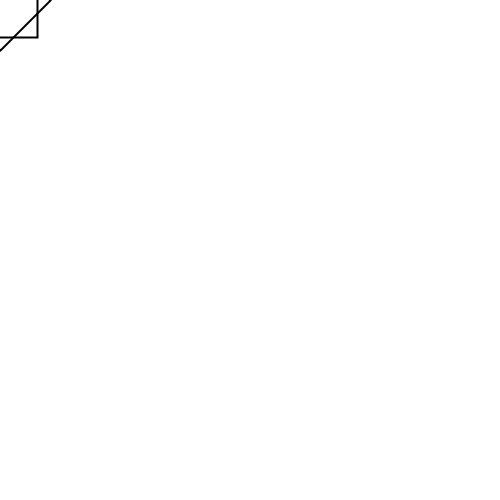
Frame 1 (no input)
Frame 60 (the mouse pressed at the canvas centre just before this capture): identical to frame 1, image omitted
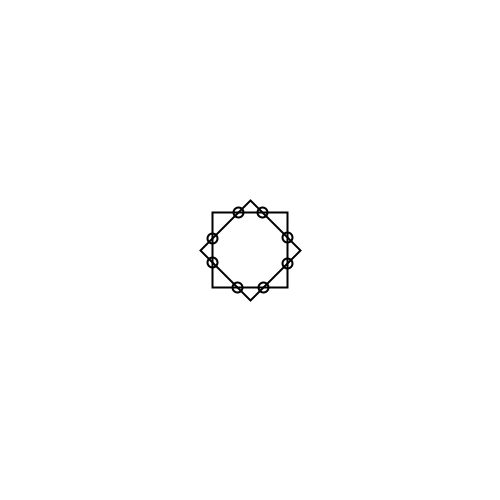
Frame 120 (the mouse held since frame 60 and released just before this capture)

The Processing sketch that drew these frames (run headless with seeded random() and noise(); from frame 60 on, the mouse is pressed at the canvas centre):

// Processing sketch: processing_27057
// ── processing_27057.pde

float[] rectangle = new float[width];


void setup(){
  size (500,500);
  background (255);
  smooth();
  
}

void draw() {
  if (mousePressed) {
   
  }
  strokeWeight(2);
  noFill();
  background(255);
  rectMode(CENTER);
  rect(mouseX, mouseY, 75, 75);
  quad(mouseX-50, mouseY, mouseX, mouseY-50, mouseX+50, mouseY, mouseX, mouseY+50);

  if (mousePressed == true)
  {

  ellipse(mouseX-38, mouseY-12, 10, 10);
  ellipse(mouseX-38, mouseY+12, 10, 10);
  
  ellipse(mouseX-12, mouseY-38, 10, 10);
  ellipse(mouseX+12, mouseY-38, 10, 10);
  
  ellipse(mouseX-13, mouseY+37, 10, 10);
  ellipse(mouseX+13, mouseY+37, 10, 10);
  
  ellipse(mouseX+37, mouseY-13, 10, 10);
  ellipse(mouseX+37, mouseY+13, 10, 10);
  }
  

if (mousePressed == true)
 {

 }

}
  

 
  
